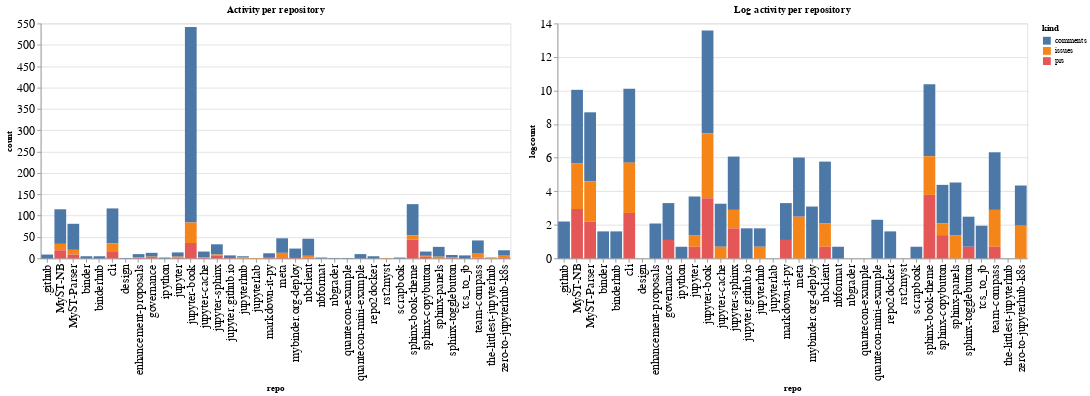

Source (notebook cell):
### Code cell
ch1 = alt.Chart(repo_summaries, width=600, title="Activity per repository").mark_bar().encode(
    x='repo',
    y='count',
    color='kind',
    tooltip="kind"
)

ch2 = alt.Chart(repo_summaries, width=600, title="Log activity per repository").mark_bar().encode(
    x='repo',
    y='logcount',
    color='kind',
    tooltip="kind"
)

ch1 | ch2

### Figure 1 — Vega-Lite specification as saved in the notebook (floating-point values rounded to 4 significant figures)
{"config": {"axisLeft": {"labelFontSize": 15}, "axisBottom": {"labelFontSize": 15}}, "hconcat": [{"mark": "bar", "encoding": {"color": {"type": "nominal", "field": "kind"}, "tooltip": {"type": "nominal", "field": "kind"}, "x": {"type": "nominal", "field": "repo"}, "y": {"type": "quantitative", "field": "count"}}, "title": "Activity per repository", "width": 600}, {"mark": "bar", "encoding": {"color": {"type": "nominal", "field": "kind"}, "tooltip": {"type": "nominal", "field": "kind"}, "x": {"type": "nominal", "field": "repo"}, "y": {"type": "quantitative", "field": "logcount"}}, "title": "Log activity per repository", "width": 600}], "data": {"name": "data-e935444ba194c88cb24570018b6aaf85"}, "$schema": "https://vega.github.io/schema/vega-lite/v4.8.1.json", "datasets": {"data-e935444ba194c88cb24570018b6aaf85": [{"repo": ".github", "kind": "comments", "count": 9, "logcount": 2.197}, {"repo": "MyST-NB", "kind": "comments", "count": 81, "logcount": 4.394}, {"repo": "MyST-NB", "kind": "issues", "count": 15, "logcount": 2.708}, {"repo": "MyST-NB", "kind": "prs", "count": 19, "logcount": 2.944}, {"repo": "MyST-Parser", "kind": "comments", "count": 61, "logcount": 4.111}, {"repo": "MyST-Parser", "kind": "issues", "count": 11, "logcount": 2.398}, {"repo": "MyST-Parser", "kind": "prs", "count": 9, "logcount": 2.197}, {"repo": "binder", "kind": "comments", "count": 5, "logcount": 1.609}, {"repo": "binderhub", "kind": "comments", "count": 5, "logcount": 1.609}, {"repo": "cli", "kind": "comments", "count": 82, "logcount": 4.407}, {"repo": "cli", "kind": "issues", "count": 20, "logcount": 2.996}, {"repo": "cli", "kind": "prs", "count": 15, "logcount": 2.708}, {"repo": "design", "kind": "comments", "count": 1, "logcount": 0.0}, {"repo": "enhancement-proposals", "kind": "comments", "count": 8, "logcount": 2.079}, {"repo": "enhancement-proposals", "kind": "issues", "count": 1, "logcount": 0.0}, {"repo": "enhancement-proposals", "kind": "prs", "count": 1, "logcount": 0.0}, {"repo": "governance", "kind": "comments", "count": 9, "logcount": 2.197}, {"repo": "governance", "kind": "issues", "count": 1, "logcount": 0.0}, {"repo": "governance", "kind": "prs", "count": 3, "logcount": 1.099}, {"repo": "ipython", "kind": "comments", "count": 2, "logcount": 0.6931}, {"repo": "jupyter", "kind": "comments", "count": 10, "logcount": 2.303}, {"repo": "jupyter", "kind": "issues", "count": 2, "logcount": 0.6931}, {"repo": "jupyter", "kind": "prs", "count": 2, "logcount": 0.6931}, {"repo": "jupyter-book", "kind": "comments", "count": 458, "logcount": 6.127}, {"repo": "jupyter-book", "kind": "issues", "count": 48, "logcount": 3.871}, {"repo": "jupyter-book", "kind": "prs", "count": 36, "logcount": 3.584}, {"repo": "jupyter-cache", "kind": "comments", "count": 13, "logcount": 2.565}, {"repo": "jupyter-cache", "kind": "issues", "count": 2, "logcount": 0.6931}, {"repo": "jupyter-cache", "kind": "prs", "count": 1, "logcount": 0.0}, {"repo": "jupyter-sphinx", "kind": "comments", "count": 24, "logcount": 3.178}, {"repo": "jupyter-sphinx", "kind": "issues", "count": 3, "logcount": 1.099}, {"repo": "jupyter-sphinx", "kind": "prs", "count": 6, "logcount": 1.792}, {"repo": "jupyter.github.io", "kind": "comments", "count": 6, "logcount": 1.792}, {"repo": "jupyter.github.io", "kind": "prs", "count": 1, "logcount": 0.0}, {"repo": "jupyterhub", "kind": "comments", "count": 3, "logcount": 1.099}, {"repo": "jupyterhub", "kind": "issues", "count": 2, "logcount": 0.6931}, {"repo": "jupyterlab", "kind": "issues", "count": 1, "logcount": 0.0}, {"repo": "markdown-it-py", "kind": "comments", "count": 9, "logcount": 2.197}, {"repo": "markdown-it-py", "kind": "prs", "count": 3, "logcount": 1.099}, {"repo": "meta", "kind": "comments", "count": 34, "logcount": 3.526}, {"repo": "meta", "kind": "issues", "count": 12, "logcount": 2.485}, {"repo": "meta", "kind": "prs", "count": 1, "logcount": 0.0}, {"repo": "mybinder.org-deploy", "kind": "comments", "count": 22, "logcount": 3.091}, {"repo": "mybinder.org-deploy", "kind": "prs", "count": 1, "logcount": 0.0}, {"repo": "nbclient", "kind": "comments", "count": 40, "logcount": 3.689}, {"repo": "nbclient", "kind": "issues", "count": 4, "logcount": 1.386}, {"repo": "nbclient", "kind": "prs", "count": 2, "logcount": 0.6931}, {"repo": "nbformat", "kind": "comments", "count": 2, "logcount": 0.6931}, {"repo": "nbgrader", "kind": "comments", "count": 1, "logcount": 0.0}, {"repo": "quantecon-example", "kind": "comments", "count": 1, "logcount": 0.0}, {"repo": "quantecon-mini-example", "kind": "comments", "count": 10, "logcount": 2.303}, {"repo": "repo2docker", "kind": "comments", "count": 5, "logcount": 1.609}, {"repo": "rst2myst", "kind": "issues", "count": 1, "logcount": 0.0}, {"repo": "scrapbook", "kind": "comments", "count": 2, "logcount": 0.6931}, {"repo": "sphinx-book-theme", "kind": "comments", "count": 73, "logcount": 4.29}, {"repo": "sphinx-book-theme", "kind": "issues", "count": 10, "logcount": 2.303}, {"repo": "sphinx-book-theme", "kind": "prs", "count": 44, "logcount": 3.784}, {"repo": "sphinx-copybutton", "kind": "comments", "count": 10, "logcount": 2.303}, {"repo": "sphinx-copybutton", "kind": "issues", "count": 2, "logcount": 0.6931}, {"repo": "sphinx-copybutton", "kind": "prs", "count": 4, "logcount": 1.386}, {"repo": "sphinx-panels", "kind": "comments", "count": 23, "logcount": 3.135}, {"repo": "sphinx-panels", "kind": "issues", "count": 4, "logcount": 1.386}, {"repo": "sphinx-togglebutton", "kind": "comments", "count": 6, "logcount": 1.792}, {"repo": "sphinx-togglebutton", "kind": "prs", "count": 2, "logcount": 0.6931}, {"repo": "tcs_to_jb", "kind": "comments", "count": 7, "logcount": 1.946}, {"repo": "team-compass", "kind": "comments", "count": 31, "logcount": 3.434}, {"repo": "team-compass", "kind": "issues", "count": 9, "logcount": 2.197}, {"repo": "team-compass", "kind": "prs", "count": 2, "logcount": 0.6931}, {"repo": "the-littlest-jupyterhub", "kind": "comments", "count": 1, "logcount": 0.0}, {"repo": "the-littlest-jupyterhub", "kind": "issues", "count": 1, "logcount": 0.0}, {"repo": "zero-to-jupyterhub-k8s", "kind": "comments", "count": 11, "logcount": 2.398}, {"repo": "zero-to-jupyterhub-k8s", "kind": "issues", "count": 7, "logcount": 1.946}, {"repo": "zero-to-jupyterhub-k8s", "kind": "prs", "count": 1, "logcount": 0.0}]}}
